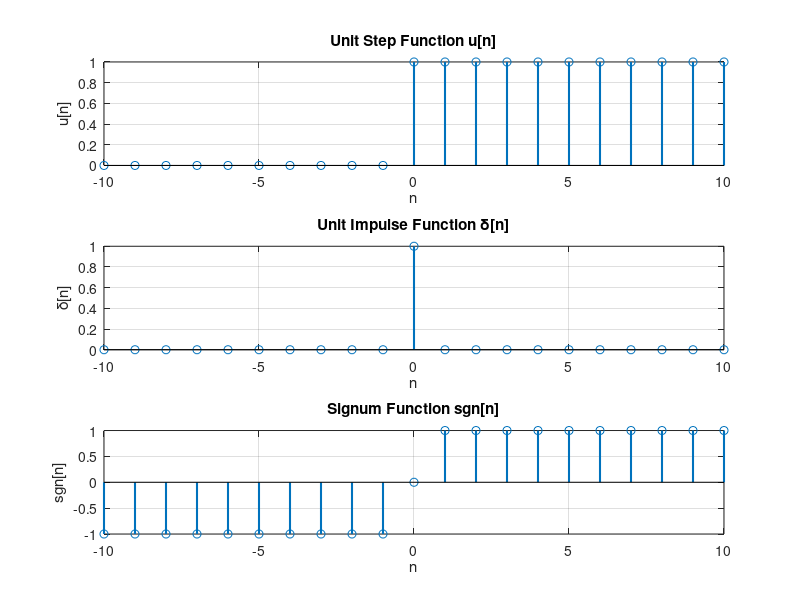

Source code (MATLAB): (Note: this script raises an error after producing the figure.)
%% (a) Unit Step, Unit Impulse, and Signum Function
n = -10:10;      % time axis

% Unit step
u = double(n >= 0);

% Unit impulse (delta)
d = double(n == 0);

% Signum function
sgn = sign(n);

% Plot
figure;
subplot(3,1,1);
stem(n, u, 'LineWidth',1.5); grid on;
title('Unit Step Function u[n]'); xlabel('n'); ylabel('u[n]');

subplot(3,1,2);
stem(n, d, 'LineWidth',1.5); grid on;
title('Unit Impulse Function \delta[n]'); xlabel('n'); ylabel('\delta[n]');

subplot(3,1,3);
stem(n, sgn, 'LineWidth',1.5); grid on;
title('Signum Function sgn[n]'); xlabel('n'); ylabel('sgn[n]');

sgtitle('Experiment 1 (a) - Varun Goyal, Roll No: 102315115');
